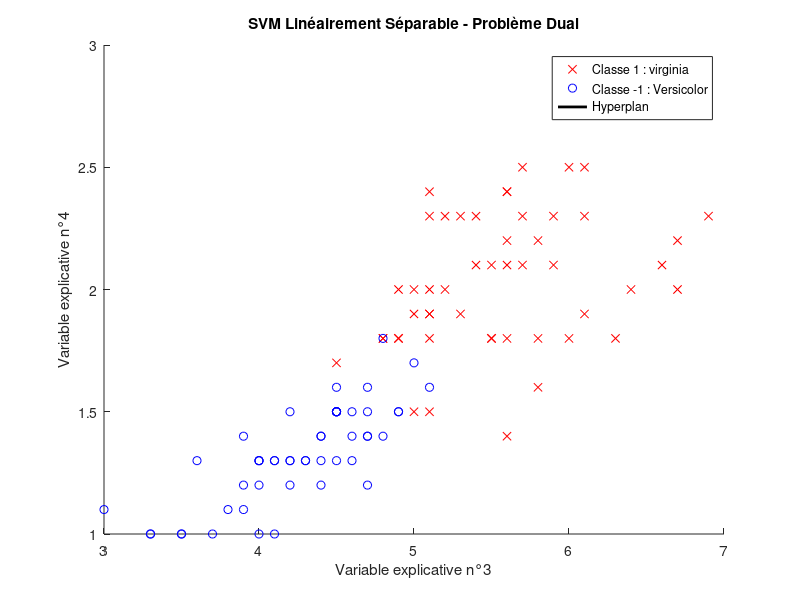

MATLAB code for this plot:
%-------------------------------------------------------------------------%
% ------------------- TP3 : SVM Linéairement Séparable ------------------ %
%-------------------------------------------------------------------------%

% ---- Test pour montrer la nécessité d'introduire au non-linéaire ------ %

% 2. Résoltion du problème Dual

% Question 1 
fichieriris = load('fisheriris.mat');
data = fichieriris.meas(:, 3:4);
species = fichieriris.species; 

% Suppression des individus de la classe 'setosa'
virginica_indices = strcmp(species, 'setosa');
data(virginica_indices, :) = [];
species(virginica_indices) = [];

% Classe 1 pour les 50 premiers, Classe -1 pour les suivants
class_labels = ones(100, 1); 
class_labels(51:end) = -1; 

% Dimensions 
[N, d] = size(data); % N : Nombre d'échantillons, d : Nombre de dimensions des données

%-------------------------------------------------------------------------%
% Question 2 

% Matrice Q 
Q = (class_labels * class_labels') .* (data * data'); % Taille N x N

% Vecteur f 
f = -ones(N, 1);  

% Contraintes
Aeq = class_labels'; % somme(alpha_m * y_m) = 0
beq = 0;           
A = -eye(N);
lb = zeros(N, 1);    % alpha >= 0

%-------------------------------------------------------------------------%
% Question 3 

alpha = quadprog(Q, f, A, zeros(size(A,1),1), Aeq, beq);

%-------------------------------------------------------------------------%
% Question 4

w = sum((alpha .* class_labels) .* data, 1)'; % w = somme(alpha_m * y_m * x_m)

% Utilisation d'un vecteur support pour calculer w0
support_indices = find(alpha > 1e-4); % Indices des vecteurs supports
w0 = mean(class_labels(support_indices) - data(support_indices, :) * w);

% Affichage
disp('Résultats :');
disp(['w0 (biais) : ', num2str(w0)]);
disp(['w (poids) : ', num2str(w')]);

%-------------------------------------------------------------------------%
% Question 5 

figure;
gscatter(data(:, 1), data(:, 2), class_labels, 'rb', 'xo');
hold on;


x_vals = linspace(min(data(:, 1)), max(data(:, 1)), 100);
y_vals = -(w0 + w(1) * x_vals) / w(2);
plot(x_vals, y_vals, 'k-', 'LineWidth', 2);

%-------------------------------------------------------------------------%
% Question 6 

% Identifier les vecteurs supports grâce aux alphas.
scatter(data(support_indices, 1), data(support_indices, 2), 100, 'ks', 'LineWidth', 2);

%-------------------------------------------------------------------------%
% Question 7 

% Script imagefbinaire
x1min = min(data(:, 1));
x1max = max(data(:, 1));
x2min = min(data(:, 2));
x2max = max(data(:, 2));
x1 = x1min:0.01:x1max;
x2 = x2min:0.01:x2max;
[Xg, Yg] = meshgrid(x1, x2);
f = w(1) * Xg + w(2) * Yg + w0; % Calcul de la fonction de décision
fp = -ones(size(Xg));
fp(f >= 0) = 1;
% 
% Superposition image binaire
% imagesc(x1, x2, fp);
% axis xy;
% colormap('summer');
% colorbar;

title('SVM Linéairement Séparable - Problème Dual');
xlabel('Variable explicative n°3');
ylabel('Variable explicative n°4');
legend({'Classe 1 : virginia', 'Classe -1 : Versicolor', 'Hyperplan'});
hold off;